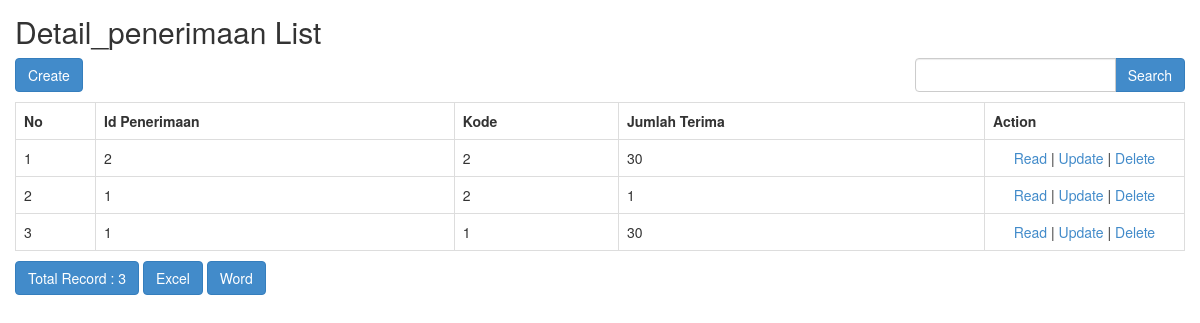
Before: /sistemlplpo/index.php/detail_penerimaan with the older database file.
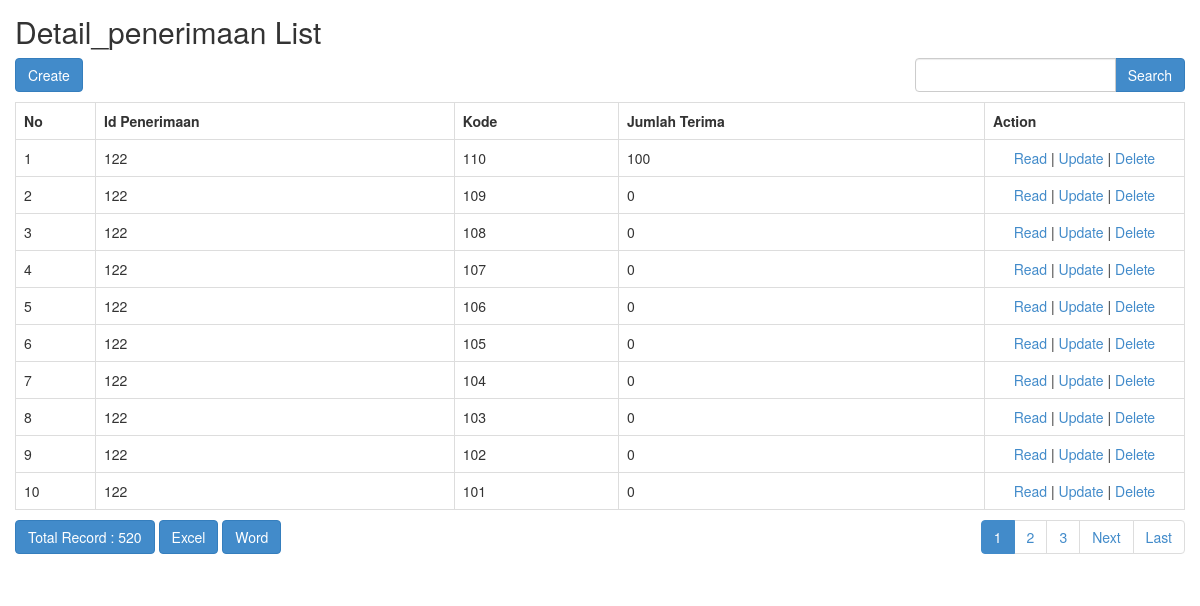
After: the same page with the newer database file.
### tables this page shows
CREATE TABLE `detail_penerimaan` (
  `id_detailpenerimaan` int(11) NOT NULL,
  `id_penerimaan` int(5) NOT NULL,
  `kode` int(5) NOT NULL,
  `jumlah_terima` int(10) NOT NULL
);

### sistemlplpo/application/controllers/Detail_penerimaan.php (called while the page is built, shortened)
<?php
class Detail_penerimaan extends CI_Controller
{
    function __construct()
    {
        $this->load->model('Detail_penerimaan_model');
        $this->load->library('form_validation');
    }
    public function index()
    {
        $q = urldecode($this->input->get('q', TRUE));
        $start = intval($this->input->get('start'));
        if ($q <> '') {
            $config['base_url'] = base_url() . 'detail_penerimaan/index.html?q=' . urlencode($q);
            $config['first_url'] = base_url() . 'detail_penerimaan/index.html?q=' . urlencode($q);
        } else {
            $config['base_url'] = base_url() . 'detail_penerimaan/index.html';
            $config['first_url'] = base_url() . 'detail_penerimaan/index.html';
        }
        $config['per_page'] = 10;
        $config['page_query_string'] = TRUE;
        $config['total_rows'] = $this->Detail_penerimaan_model->total_rows($q);
        $detail_penerimaan = $this->Detail_penerimaan_model->get_limit_data($config['per_page'], $start, $q);
        $this->load->library('pagination');
        $this->pagination->initialize($config);
        $data = array(
            'detail_penerimaan_data' => $detail_penerimaan,
            'q' => $q,
            'pagination' => $this->pagination->create_links(),
            'total_rows' => $config['total_rows'],
            'start' => $start,
        );
        $this->load->view('detail_penerimaan/detail_penerimaan_list', $data);
    }
}

### sistemlplpo/index.php (called while the page is built, shortened)
<?php
require_once BASEPATH.'core/CodeIgniter.php';

### sistemlplpo/application/config/config.php (called while the page is built, shortened)
<?php
$config['base_url'] = 'http://localhost/Kearsipan/sistemlplpo/';
$config['index_page'] = '';
$config['uri_protocol']	= 'REQUEST_URI';
$config['url_suffix'] = '.html';
$config['language']	= 'english';
$config['charset'] = 'UTF-8';
$config['enable_hooks'] = FALSE;
$config['subclass_prefix'] = 'MY_';
$config['composer_autoload'] = FALSE;
$config['permitted_uri_chars'] = 'a-z 0-9~%.:_\-';
$config['enable_query_strings'] = FALSE;
$config['controller_trigger'] = 'c';
$config['function_trigger'] = 'm';
$config['directory_trigger'] = 'd';
$config['allow_get_array'] = TRUE;
$config['log_threshold'] = 0;
$config['log_path'] = '';
$config['log_file_extension'] = '';
$config['log_file_permissions'] = 0644;
$config['log_date_format'] = 'Y-m-d H:i:s';
$config['error_views_path'] = '';
$config['cache_path'] = '';
$config['cache_query_string'] = FALSE;
$config['encryption_key'] = 'rahasia';
$config['sess_driver'] = 'files';
$config['sess_cookie_name'] = 'ci_session';
$config['sess_expiration'] = 7200;
$config['sess_save_path'] = NULL;
$config['sess_match_ip'] = FALSE;
$config['sess_time_to_update'] = 300;
$config['sess_regenerate_destroy'] = FALSE;
$config['cookie_prefix']	= '';
$config['cookie_domain']	= '';
$config['cookie_path']		= '/';
$config['cookie_secure']	= FALSE;
$config['cookie_httponly'] 	= FALSE;
$config['standardize_newlines'] = FALSE;
$config['global_xss_filtering'] = FALSE;
$config['csrf_protection'] = FALSE;
$config['csrf_token_name'] = 'csrf_test_name';
$config['csrf_cookie_name'] = 'csrf_cookie_name';
$config['csrf_expire'] = 7200;
$config['csrf_regenerate'] = TRUE;
$config['csrf_exclude_uris'] = array();
$config['compress_output'] = FALSE;
$config['time_reference'] = 'local';
$config['rewrite_short_tags'] = FALSE;
$config['proxy_ips'] = '';

### sistemlplpo/application/models/Detail_penerimaan_model.php (called while the page is built, shortened)
<?php
class Detail_penerimaan_model extends CI_Model
{
    public $table = 'detail_penerimaan';
    public $id = 'id_detailpenerimaan';
    public $order = 'DESC';
    function total_rows($q = NULL) {
        $this->db->like('id_detailpenerimaan', $q);
	$this->db->or_like('id_penerimaan', $q);
	$this->db->or_like('kode', $q);
	$this->db->or_like('jumlah_terima', $q);
	$this->db->from($this->table);
        return $this->db->count_all_results();
    }
    function get_limit_data($limit, $start = 0, $q = NULL) {
        $this->db->order_by($this->id, $this->order);
        $this->db->like('id_detailpenerimaan', $q);
	$this->db->or_like('id_penerimaan', $q);
	$this->db->or_like('kode', $q);
	$this->db->or_like('jumlah_terima', $q);
	$this->db->limit($limit, $start);
        return $this->db->get($this->table)->result();
    }
}

### sistemlplpo/application/views/detail_penerimaan/detail_penerimaan_list.php (the view, shortened to what the changed rows need)
<!doctype html>
<html>
    <head>
        <link rel="stylesheet" href="<?php echo base_url('assets/bootstrap/css/bootstrap.min.css') ?>"/>
    </head>
    <body>
        <h2 style="margin-top:0px">Detail_penerimaan List</h2>
        <table class="table table-bordered" style="margin-bottom: 10px">
            <tr>
                <th>No</th>
		<th>Id Penerimaan</th>
		<th>Kode</th>
		<th>Jumlah Terima</th>
		<th>Action</th>
            </tr><?php
            foreach ($detail_penerimaan_data as $detail_penerimaan)
            {
                ?>
                <tr>
			<td width="80px"><?php echo ++$start ?></td>
			<td><?php echo $detail_penerimaan->id_penerimaan ?></td>
			<td><?php echo $detail_penerimaan->kode ?></td>
			<td><?php echo $detail_penerimaan->jumlah_terima ?></td>
			<td style="text-align:center" width="200px">
				<?php
				echo anchor(site_url('detail_penerimaan/read/'.$detail_penerimaan->id_detailpenerimaan),'Read');
				echo ' | ';
				echo anchor(site_url('detail_penerimaan/update/'.$detail_penerimaan->id_detailpenerimaan),'Update');
				echo ' | ';
				echo anchor(site_url('detail_penerimaan/delete/'.$detail_penerimaan->id_detailpenerimaan),'Delete','onclick="javasciprt: return confirm(\'Are You Sure ?\')"');
				?>
			</td>
		</tr>
                <?php
            }
            ?>
        </table>
        <div class="row">
            <div class="col-md-6">
                <a href="#" class="btn btn-primary">Total Record : <?php echo $total_rows ?></a>
		<?php echo anchor(site_url('detail_penerimaan/excel'), 'Excel', 'class="btn btn-primary"'); ?>
		<?php echo anchor(site_url('detail_penerimaan/word'), 'Word', 'class="btn btn-primary"'); ?>
	    </div>
            <div class="col-md-6 text-right">
                <?php echo $pagination ?>
            </div>
        </div>
    </body>
</html>

Changed rows visible on the page:
no longer on this page (row edited): detail_penerimaan: id_penerimaan "2", kode "2", jumlah_terima "30", id_detailpenerimaan "Read", id_detailpenerimaan "Update", id_detailpenerimaan "Delete"
no longer on this page (row edited): detail_penerimaan: id_penerimaan "1", kode "2", jumlah_terima "1", id_detailpenerimaan "Read", id_detailpenerimaan "Update", id_detailpenerimaan "Delete"
no longer on this page (row edited): detail_penerimaan: id_penerimaan "1", kode "1", jumlah_terima "30", id_detailpenerimaan "Read", id_detailpenerimaan "Update", id_detailpenerimaan "Delete"
added detail_penerimaan: id_penerimaan "122", kode "110", jumlah_terima "100", id_detailpenerimaan "Read", id_detailpenerimaan "Update", id_detailpenerimaan "Delete"
added detail_penerimaan: id_penerimaan "122", kode "109", jumlah_terima "0", id_detailpenerimaan "Read", id_detailpenerimaan "Update", id_detailpenerimaan "Delete"
added detail_penerimaan: id_penerimaan "122", kode "108", jumlah_terima "0", id_detailpenerimaan "Read", id_detailpenerimaan "Update", id_detailpenerimaan "Delete"
added detail_penerimaan: id_penerimaan "122", kode "107", jumlah_terima "0", id_detailpenerimaan "Read", id_detailpenerimaan "Update", id_detailpenerimaan "Delete"
added detail_penerimaan: id_penerimaan "122", kode "106", jumlah_terima "0", id_detailpenerimaan "Read", id_detailpenerimaan "Update", id_detailpenerimaan "Delete"
added detail_penerimaan: id_penerimaan "122", kode "105", jumlah_terima "0", id_detailpenerimaan "Read", id_detailpenerimaan "Update", id_detailpenerimaan "Delete"
added detail_penerimaan: id_penerimaan "122", kode "104", jumlah_terima "0", id_detailpenerimaan "Read", id_detailpenerimaan "Update", id_detailpenerimaan "Delete"
added detail_penerimaan: id_penerimaan "122", kode "103", jumlah_terima "0", id_detailpenerimaan "Read", id_detailpenerimaan "Update", id_detailpenerimaan "Delete"
added detail_penerimaan: id_penerimaan "122", kode "102", jumlah_terima "0", id_detailpenerimaan "Read", id_detailpenerimaan "Update", id_detailpenerimaan "Delete"
added detail_penerimaan: id_penerimaan "122", kode "101", jumlah_terima "0", id_detailpenerimaan "Read", id_detailpenerimaan "Update", id_detailpenerimaan "Delete"
Other visible differences:
$total_rows: "3" → "520"
$pagination: (not shown) → "1 2 3 Next Last"
